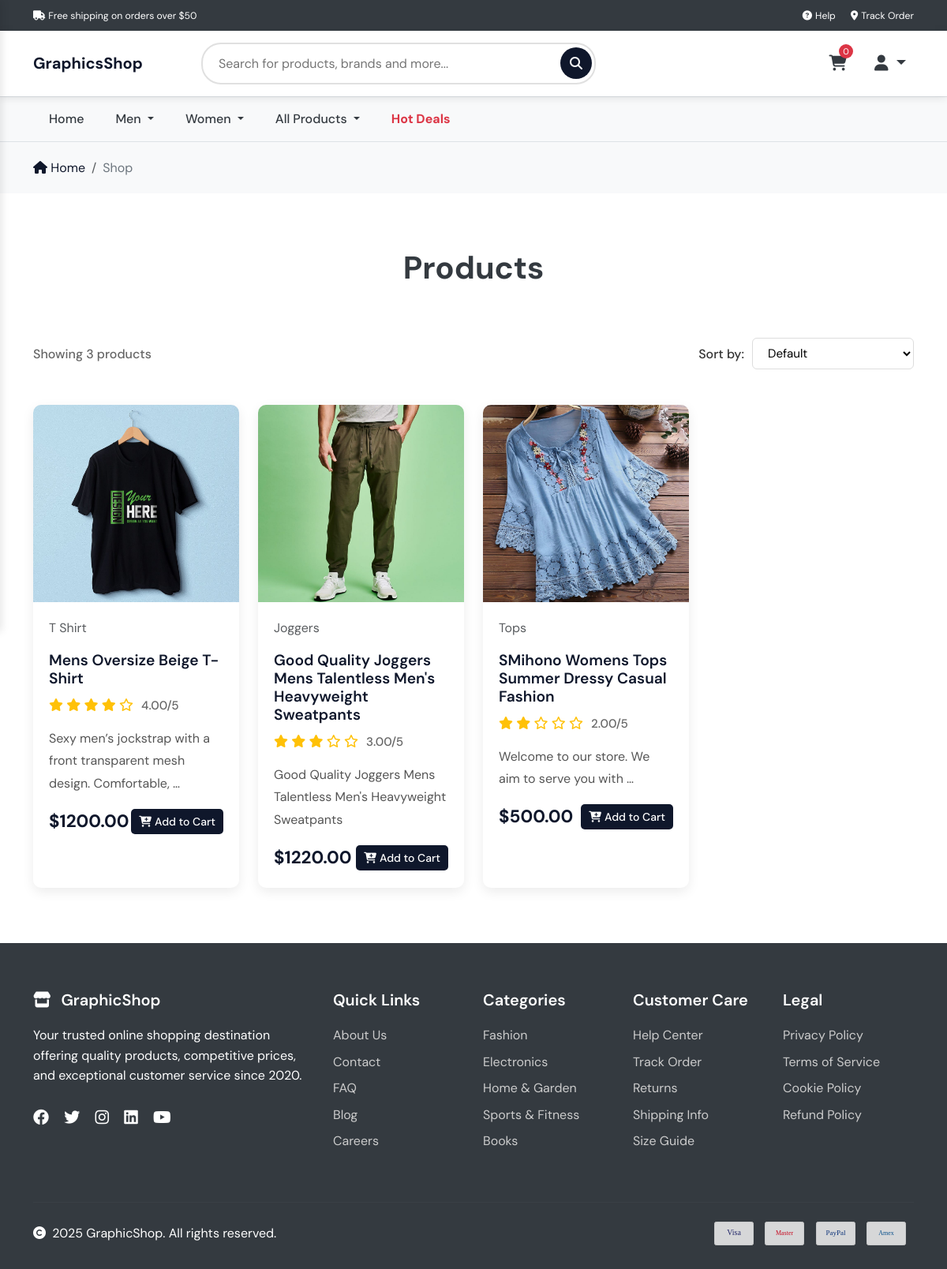
Screenshot of /products/ with the database file from the repository.
### product/models.py (models this page shows, shortened)
class Category(models.Model):
    category = models.CharField(max_length=100, default='Men')
    category_slug = models.SlugField(max_length=100, unique=True, blank=True)
    category_image = models.ImageField(upload_to='category_images/', null=True, blank=True)
    is_active = models.BooleanField(default=True)
    parent_category = models.ForeignKey(
        'self',
        on_delete=models.CASCADE,
        null=True,
        blank=True,
        related_name='subcategories'
    )

class Product(models.Model):
    product_name = models.CharField(max_length=200)
    product_slug = models.SlugField(max_length=255, unique=True, blank=True)
    sku = models.CharField(max_length=200, unique=True, blank=True, null=True)
    brand = models.ForeignKey(Brand, on_delete=models.SET_NULL, null=True, blank=True)
    category = models.ForeignKey(Category, on_delete=models.SET_NULL, null=True, blank=True)
    tags = models.ManyToManyField(Tag, blank=True, related_name='products')
    price = models.DecimalField(max_digits=8, decimal_places=2, default=0.00)
    short_description = models.CharField(max_length=255, blank=True, null=True)
    description = HTMLField(blank=True, null=True)
    has_variation = models.BooleanField(default=False, null=True, blank=True)
    rating = models.DecimalField(max_digits=6, decimal_places=2, null=True, blank=True)
    image_url = models.URLField(max_length=1024, null=True, blank=True)
    thumbnail = models.ImageField(upload_to='thumbnails/', null=True, blank=True)
    is_active = models.BooleanField(default=True)
    is_featured = models.BooleanField(default=False)
    created_at = models.DateTimeField(auto_now_add=True)
    updated_at = models.DateTimeField(auto_now=True)

### product/views.py (the view, shortened to what this page needs)
# urls.py: path('', views.all_products, name='all_products'),
def all_products(request, category_slug=None):
    menuCategories = Category.objects.filter(
        is_active=True,
        parent_category__isnull=True
    ).prefetch_related("subcategories")
    query = request.GET.get("q")
    show_all = request.GET.get("show_all") == "true"
    products = Product.objects.all()
    category = None
    if query:
        products = products.filter(
            Q(product_name__icontains=query) |
            Q(short_description__icontains=query) |
            Q(description__icontains=query)
        ).distinct()
    sort = request.GET.get("sort")
    direction = request.GET.get("direction", "asc")
    context = {
        "menuCategories": menuCategories,
        "products": products,
        "category": category,
        "query": query,
        "sort": sort,
        "direction": direction,
        "show_all": show_all,
    }
    return render(request, "product/products.html", context)

### product/templates/product/products.html (shortened to what this page needs)
{% extends 'frontend/layouts/base.html' %}
{% block content %}
{% load static %}
    <section class="breadcrumb-section border-top">
        <div class="container">
            <nav aria-label="breadcrumb">
                <ol class="breadcrumb">
                    <li class="breadcrumb-item"><a href="{% url 'home' %}"><i class="fas fa-home"></i> Home</a></li>
                    <li class="breadcrumb-item active" aria-current="page">Shop</li>
                </ol>
            </nav>
        </div>
    </section>
    <section class="product-section">
        <div class="container">
            <h2 class="section-title fade-in">Products</h2>
            <div class="filter-bar">
                <div class="showing-text">
                    Showing {{ products.count }} product{{ products.count|pluralize }}
                </div>
                <div class="sort-dropdown">
                    <label for="sortSelect">Sort by:</label>
                    <select id="sortSelect" class="form-select-sm" onchange="location = this.value;">
                        <option value="{% url 'all_products' %}" {% if not sort %}selected{% endif %}>Default</option>
                    </select>
                </div>
            </div>
            <div class="row g-4">
                {% for product in products %}
                <div class="col-lg-3 col-md-6">
                    <div class="product-card fade-in">
                        <a href="{% url 'product_detail' product.product_slug %}">
                            {% if product.thumbnail %}
                                <img src="{{ product.thumbnail.url }}" class="product-img" alt="{{ product.product_name }}">
                            {% elif product.image_url %}
                                <img src="{{ product.image_url }}" class="product-img" alt="{{ product.product_name }}">
                            {% else %}
                                <img src="{% static 'assets/images/default.jpg' %}" class="product-img" alt="No Image">
                            {% endif %}
                        </a>
                        <div class="product-info">
                            {% if product.category %}
                                <p class="product-category text-muted">
                                    {{ product.category.category }}
                                </p>
                            {% endif %}
                           <h5 class="product-title">
                                <a href="{% url 'product_detail' product.product_slug %}">
                                    {{ product.product_name }}
                                </a>
                            </h5>
                            {% if product.rating %}
                            <div class="product-rating">
                                <div class="rating-stars">
                                    {% for i in "12345" %}
                                        {% with star=forloop.counter %}
                                            {% if product.rating >= star %}
                                                <i class="fas fa-star"></i>
                                            {% elif product.rating >= star|add:"-0.5" %}
                                                <i class="fas fa-star-half-alt"></i>
                                            {% else %}
                                                <i class="far fa-star"></i>
                                            {% endif %}
                                        {% endwith %}
                                    {% endfor %}
                                </div>
                                <span class="rating-text">{{ product.rating }}/5</span>
                            </div>
                            {% endif %}
                            <p class="product-description">
                                {{ product.short_description|default:"No description available."|truncatewords:10 }}
                            </p>
                            <div class="product-footer">
                                <div class="product-price">${{ product.price }}</div>
                                <button class="btn-cart">
                                    <i class="fas fa-cart-plus me-1"></i>Add to Cart
                                </button>
                            </div>
                        </div>
                    </div>
                </div>
                {% empty %}
                <p>No products available.</p>
                {% endfor %}
            </div>
        </div>
    </section>
{% endblock %}

### templates/frontend/layouts/base.html (shortened to what this page needs)
{% load static %}
<!DOCTYPE html>
<html lang="en">
<head>
    {% block main_css %}
    <link href="https://cdnjs.cloudflare.com/ajax/libs/bootstrap/5.3.0/css/bootstrap.min.css" rel="stylesheet">
    <link href="https://cdnjs.cloudflare.com/ajax/libs/font-awesome/6.4.0/css/all.min.css" rel="stylesheet">
    <link rel="stylesheet" href="{% static 'assets/css/style.css' %}">
    {% endblock %}
</head>
<body>
    <header>
        <div class="top-header d-none d-md-block">
            <div class="container">
                <div class="row">
                    <div class="col-md-6">
                        <small><i class="fas fa-truck me-1"></i>Free shipping on orders over ${{ free_delivery_threshold }}</small>
                    </div>
                    <div class="col-md-6 text-end">
                        <small>
                            <a href="#" class="text-white text-decoration-none me-3"><i class="fas fa-question-circle me-1"></i>Help</a>
                            <a href="#" class="text-white text-decoration-none"><i class="fas fa-map-marker-alt me-1"></i>Track Order</a>
                        </small>
                    </div>
                </div>
            </div>
        </div>
        {% include 'frontend/includes/main-nav.html' %}
        {% include 'frontend/includes/menu.html' %}
    </header>
    {% block content %}
    {% endblock %}
    {% include 'frontend/includes/footer.html' %}
</body>
</html>

### templates/frontend/includes/main-nav.html (shortened to what this page needs)
<nav class="main-nav">
    <div class="container">
        <div class="row align-items-center">
            <div class="col-6 col-lg-2">
                <a href="/" class="logo">GraphicsShop</a>
            </div>
            <div class="col-12 col-lg-6 order-3 order-lg-2 mt-3 mt-lg-0">
                <div class="search-container">
                    <form method="get" action="{% url 'all_products' %}">
                        <input type="text" name="q" class="search-input"
                            placeholder="Search for products, brands and more..." value="{{ query|default:'' }}">
                        <button type="submit" class="search-btn">
                            <i class="fas fa-search"></i>
                        </button>
                    </form>
                </div>
            </div>
            <div class="col-6 col-lg-4 order-2 order-lg-3">
                <div class="header-icons justify-content-end">
                    <a href="{% url 'view_bag' %}" class="header-icon">
                        <i class="fas fa-shopping-cart"></i>
                        <span class="cart-badge" id="cartCount">
                            {% if product_count %}
                            {{ product_count }}
                            {% else %}
                            0
                            {% endif %}
                        </span>
                    </a>
                    <div class="dropdown">
                        <a href="#" class="header-icon dropdown-toggle" data-bs-toggle="dropdown">
                            <i class="fas fa-user"></i>
                        </a>
                    </div>
                </div>
            </div>
        </div>
    </div>
</nav>

### templates/frontend/includes/menu.html (shortened to what this page needs)
<nav class="menu-nav d-none d-lg-block">
    <div class="container">
        <div class="d-flex">
            <ul class="nav">
                <li class="nav-item">
                    <a class="nav-link" href="{% url 'home' %}">Home</a>
                </li>
                {% for cat in menuCategories %}
                    {% if cat.subcategories.all %}
                        {% if cat.subcategories.all|length > 0 %}
                            <li class="nav-item dropdown">
                                <a class="nav-link dropdown-toggle" href="{% url 'category' cat.category_slug %}" data-bs-toggle="dropdown">
                                    {{ cat.category }}
                                </a>
                            </li>
                        {% else %}
                            <li class="nav-item">
                                <a class="nav-link" href="{% url 'category' cat.category_slug %}">
                                    {{ cat.category }}
                                </a>
                            </li>
                        {% endif %}
                    {% else %}
                        <li class="nav-item">
                            <a class="nav-link" href="{% url 'category' cat.category_slug %}">
                                {{ cat.category }}
                            </a>
                        </li>
                    {% endif %}
                {% endfor %}
                 <li class="nav-item dropdown">
                    <a class="nav-link dropdown-toggle" href="#" data-bs-toggle="dropdown">
                        All Products
                    </a>
                </li>
                <li class="nav-item">
                    <a class="nav-link text-danger fw-bold" href="#">Hot Deals</a>
                </li>
            </ul>
        </div>
    </div>
</nav>

### templates/frontend/includes/footer.html (shortened to what this page needs)
    <footer class="footer">
        <div class="container">
            <div class="row">
                <div class="col-lg-4 col-md-6 mb-4">
                    <h5>
                        <i class="fas fa-store me-2"></i>
                        GraphicShop
                    </h5>
                    <p class="mb-4">Your trusted online shopping destination offering quality products, competitive prices, and exceptional customer service since 2020.</p>
                    <div class="social-icons">
                        <a href="#"><i class="fab fa-facebook"></i></a>
                        <a href="#"><i class="fab fa-twitter"></i></a>
                        <a href="#"><i class="fab fa-instagram"></i></a>
                        <a href="#"><i class="fab fa-linkedin"></i></a>
                        <a href="#"><i class="fab fa-youtube"></i></a>
                    </div>
                </div>
                <div class="col-lg-2 col-md-6 mb-4">
                    <h5>Quick Links</h5>
                    <ul class="footer-links">
                        <li><a href="#">About Us</a></li>
                        <li><a href="#">Contact</a></li>
                        <li><a href="#">FAQ</a></li>
                        <li><a href="#">Blog</a></li>
                        <li><a href="#">Careers</a></li>
                    </ul>
                </div>
                <div class="col-lg-2 col-md-6 mb-4">
                    <h5>Categories</h5>
                    <ul class="footer-links">
                        <li><a href="#">Fashion</a></li>
                        <li><a href="#">Electronics</a></li>
                        <li><a href="#">Home & Garden</a></li>
                        <li><a href="#">Sports & Fitness</a></li>
                        <li><a href="#">Books</a></li>
                    </ul>
                </div>
                <div class="col-lg-2 col-md-6 mb-4">
                    <h5>Customer Care</h5>
                    <ul class="footer-links">
                        <li><a href="#">Help Center</a></li>
                        <li><a href="#">Track Order</a></li>
                        <li><a href="#">Returns</a></li>
                        <li><a href="#">Shipping Info</a></li>
                        <li><a href="#">Size Guide</a></li>
                    </ul>
                </div>
                <div class="col-lg-2 col-md-6 mb-4">
                    <h5>Legal</h5>
                    <ul class="footer-links">
                        <li><a href="#">Privacy Policy</a></li>
                        <li><a href="#">Terms of Service</a></li>
                        <li><a href="#">Cookie Policy</a></li>
                        <li><a href="#">Refund Policy</a></li>
                    </ul>
                </div>
            </div>
            <hr class="my-4" style="border-color: #495057;">
            <div class="row align-items-center">
                <div class="col-md-6 mb-3 mb-md-0">
                    <p class="mb-0">
                        <i class="fas fa-copyright me-1"></i>
                        2025 GraphicShop. All rights reserved.
                    </p>
                </div>
                <div class="col-md-6 text-md-end">
                    <div class="payment-methods">
                        <img alt="Visa">
                        <img alt="Mastercard">
                        <img alt="PayPal">
                        <img alt="American Express">
                    </div>
                </div>
            </div>
        </div>
    </footer>

### rows the page displays
Category: category "Men"
Category: category "Women"
Product: thumbnail (picture), category.category "T Shirt", product_name "Mens Oversize Beige T-Shirt", rating "4.00", short_description "Sexy men’s jockstrap with a front transparent mesh design. Comfortable, …", price "1200.00"
Product: thumbnail (picture), category.category "Joggers", product_name "Good Quality Joggers Mens Talentless Men's Heavyweight Sweatpants", rating "3.00", short_description "Good Quality Joggers Mens Talentless Men's Heavyweight Sweatpants", price "1220.00"
Product: thumbnail (picture), category.category "Tops", product_name "SMihono Womens Tops Summer Dressy Casual Fashion", rating "2.00", short_description "Welcome to our store. We aim to serve you with …", price "500.00"

### other values shown
{{ free_delivery_threshold }} "50"
{{ products.count }} "3"
